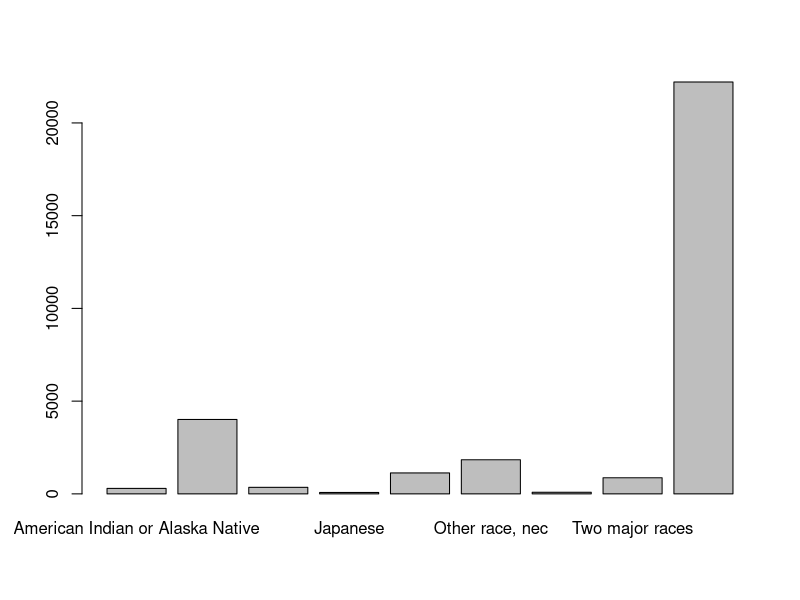

Source code (R): (Note: this script raises an error after producing the figure.)
## ---- chunk 1
library(tidyverse)
library(scales)
## ---- chunk 2
cen10 <- read_csv("input/usc2010_001percent.csv", col_types = cols())
## ---- chunk 3
cen10
## ---- chunk 4
nrow(cen10)
## ---- chunk 5
dim(cen10)
## ---- chunk 6
length(cen10$year)
## ---- chunk 7
nrow(cen10)*100*100
## ---- chunk 8
table(cen10$race)
## ---- chunk 9
cen10 %>% count(race)
## ---- chunk 10
cen10 %>% 
  group_by(race) %>% 
  summarize(n = n())
## ---- chunk 11
tab_race <- table(cen10$race)
## ---- chunk 12
barplot(tab_race)
## ---- chunk 13
grp_race <- count(cen10, race)
## ---- chunk 14
ggplot(data = grp_race, aes(x = race, y = count)) + geom_col()
## ---- chunk 15
par(oma = c(1, 10, 1, 1))
barplot(sort(tab_race), # sort numbers
        horiz = TRUE, # flip
        border = NA, # border is extraneous
        xlab = "Number in Race Category", 
        bty = "n", # no box
        las = 1) # alignment of axis labels is horizontal
## ---- chunk 16
grp_race_ordered <- arrange(grp_race, count) %>% 
  mutate(race = forcats::as_factor(race))

ggplot(data = grp_race_ordered, aes(x = race, y = count)) +
  geom_col() +
  coord_flip() +
  labs(y = "Number in Race Category",
       x = "",
       caption = "Source: 2010 U.S. Census sample")

## ---- chunk 17
xtab_race_state <- table(cen10$race, cen10$state)
dim(xtab_race_state)
## ---- chunk 18
ptab_race_state <- prop.table(xtab_race_state, margin = 2)
dim(ptab_race_state)
## ---- chunk 19
grp_race_state <- cen10 %>% 
  group_by(race, state) %>% 
  summarize(count = n())
## ---- chunk 20
ggplot(data = grp_race_state, aes(x =  state, y = count,  fill = race)) +
  geom_col(position = "fill") + # the position is dertemined by the fill ae
  scale_fill_brewer(name = "Census Race", palette = "OrRd", direction = -1) + # choose palette
  coord_flip() + # flip axes
  scale_y_continuous(labels = percent) + # label numbers as percentage
  labs(y = "Proportion of Racial Group within State",
       x = "",
       source = "Source: 2010 Census  sample") +
  theme_minimal()
## ---- chunk 21
ggplot(data = cen10, aes(x = age)) +
  geom_histogram()
## ---- chunk 22
justice <- read_csv("input/justices_court-median.csv")
## ---- chunk 23
justice
## ---- chunk 24
ggplot(justice, aes(x = term, y = idealpt, group = justice)) +
  geom_line()
## ---- chunk 25
# Enter yourself

## ---- chunk 26
# Enter yourself

## ---- chunk 27
# Enter yourself

## ---- chunk 28
# Enter yourself
